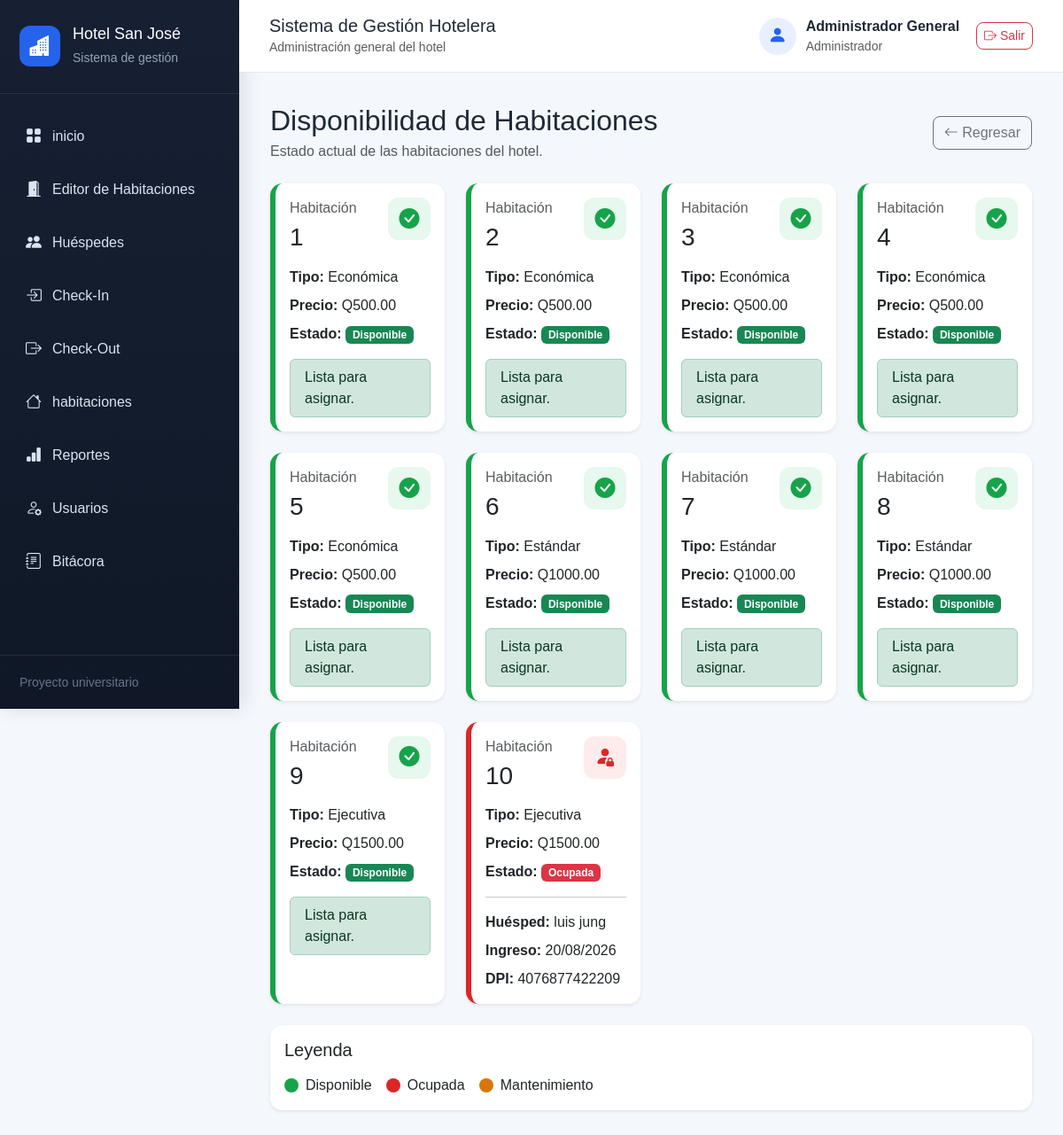
Page /calendario (signed in) on the earlier database version.
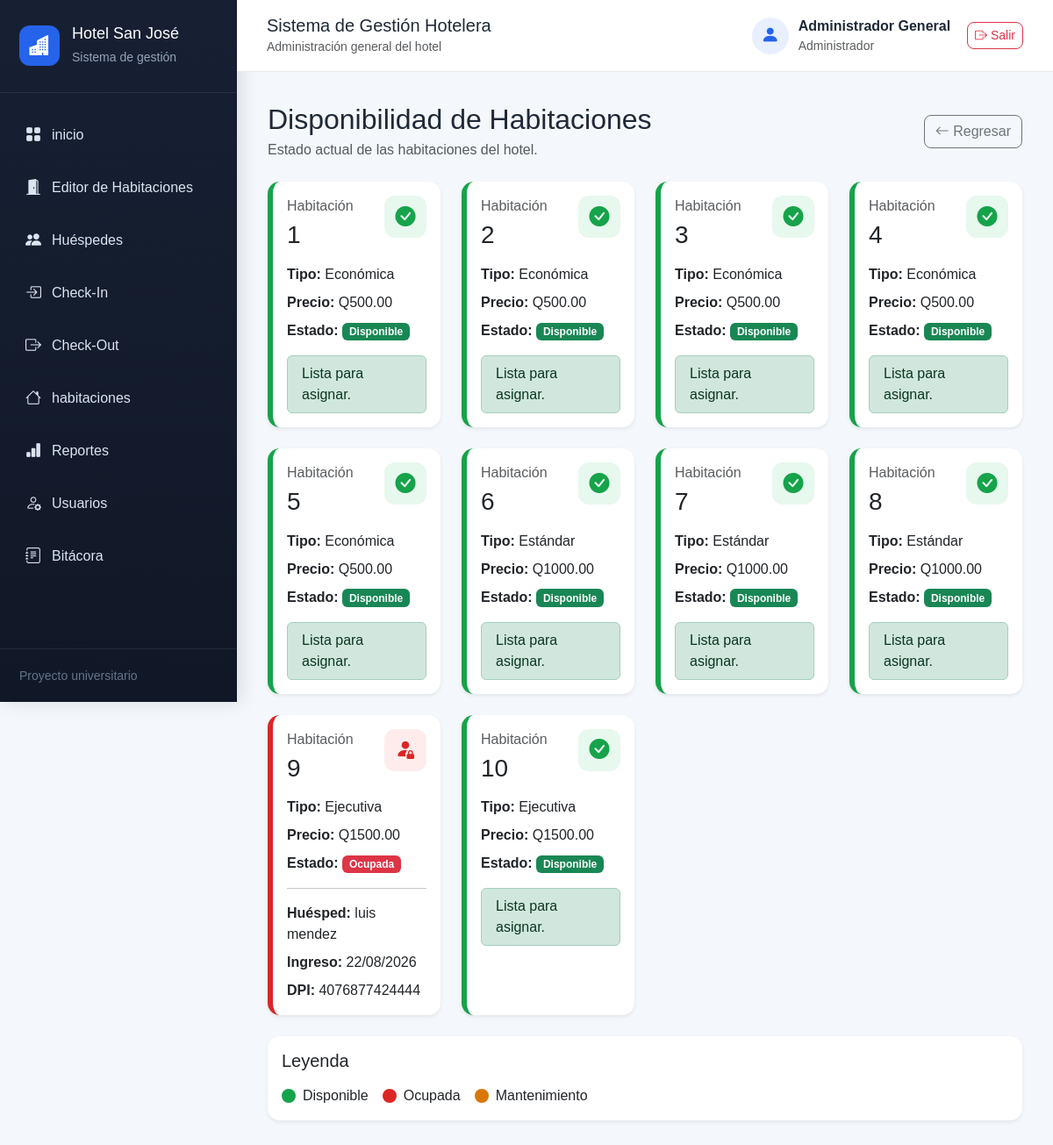
Same page on the later database version.
### models.py (models this page shows, shortened)
class Habitacion(db.Model):
    __tablename__ = "habitaciones"
    id = db.Column(
        db.Integer,
        primary_key=True
    )
    numero = db.Column(
        db.Integer,
        unique=True,
        nullable=False
    )
    tipo = db.Column(
        db.String(20),
        nullable=False
    )
    precio = db.Column(
        db.Float,
        nullable=False
    )
    estado = db.Column(
        db.String(20),
        nullable=False,
        default="Disponible"
    )
    reservas = db.relationship(
        "Reserva",
        backref="habitacion",
        lazy=True
    )

class Huesped(db.Model):
    __tablename__ = "huespedes"
    id = db.Column(
        db.Integer,
        primary_key=True
    )
    nombre = db.Column(
        db.String(100),
        nullable=False
    )
    dpi = db.Column(
        db.String(13),
        unique=True,
        nullable=False
    )
    telefono = db.Column(
        db.String(8),
        nullable=False
    )
    reservas = db.relationship(
        "Reserva",
        backref="huesped",
        lazy=True
    )

class Reserva(db.Model):
    __tablename__ = "reservas"
    id = db.Column(
        db.Integer,
        primary_key=True
    )
    fecha_ingreso = db.Column(
        db.Date,
        nullable=False
    )
    fecha_salida = db.Column(
        db.Date,
        nullable=True
    )
    estado = db.Column(
        db.String(20),
        nullable=False,
        default="Activa"
    )
    total_pagado = db.Column(
        db.Float,
        nullable=False,
        default=0
    )
    huesped_id = db.Column(
        db.Integer,
        db.ForeignKey("huespedes.id"),
        nullable=False
    )
    habitacion_id = db.Column(
        db.Integer,
        db.ForeignKey("habitaciones.id"),
        nullable=False
    )

### routes/calendario.py (the view)
@calendario_bp.route("/calendario")
def mostrar_calendario():
    habitaciones = Habitacion.query.order_by(
        Habitacion.numero
    ).all()
    reservas_activas = Reserva.query.filter_by(
        estado="Activa"
    ).all()
    reservas_por_habitacion = {
        reserva.habitacion_id: reserva
        for reserva in reservas_activas
    }
    return render_template(
        "calendario.html",
        habitaciones=habitaciones,
        reservas_por_habitacion=reservas_por_habitacion
    )

### app.py (called while the page is built)
@app.before_request
def proteger_sistema():
    rutas_publicas = {
        "auth.login",
        "static"
    }
    if request.endpoint is None:
        return None
    if request.endpoint in rutas_publicas:
        return None
    if "usuario_id" not in session:
        return redirect(
            url_for("auth.login")
        )
    return None

### templates/calendario.html (shortened to what the changed rows need)
{% extends "base.html" %}
{% block contenido %}
<div class="d-flex justify-content-between align-items-center mb-4">
    <div>
        <h2 class="mb-1">
            Disponibilidad de Habitaciones
        </h2>
    </div>
</div>
<div class="row g-4">
    {% for habitacion in habitaciones %}
        {% set reserva = reservas_por_habitacion.get(habitacion.id) %}
        <div class="col-sm-6 col-lg-4 col-xl-3">
            <div
                class="
                    card
                    shadow-sm
                    h-100
                    tarjeta-habitacion
                    {% if habitacion.estado == 'Disponible' %}
                        habitacion-disponible
                    {% elif habitacion.estado == 'Ocupada' %}
                        habitacion-ocupada
                    {% else %}
                        habitacion-mantenimiento
                    {% endif %}
                "
            >
                <div class="card-body">
                    <div class="d-flex justify-content-between align-items-start mb-3">
                        <div>
                            <p class="text-muted mb-1">
                                Habitación
                            </p>
                            <h3 class="mb-0">
                                {{ habitacion.numero }}
                            </h3>
                        </div>
                        <div class="icono-habitacion">
                            {% if habitacion.estado == "Disponible" %}
                                <i class="bi bi-check-circle-fill"></i>
                            {% elif habitacion.estado == "Ocupada" %}
                                <i class="bi bi-person-fill-lock"></i>
                            {% else %}
                                <i class="bi bi-tools"></i>
                            {% endif %}
                        </div>
                    </div>
                    <p class="mb-2">
                        <strong>Tipo:</strong>
                        {{ habitacion.tipo }}
                    </p>
                    <p class="mb-2">
                        <strong>Precio:</strong>
                        Q{{ "%.2f"|format(habitacion.precio) }}
                    </p>
                    <p class="mb-3">
                        <strong>Estado:</strong>
                        {% if habitacion.estado == "Disponible" %}
                            <span class="badge bg-success">
                                Disponible
                            </span>
                        {% elif habitacion.estado == "Ocupada" %}
                            <span class="badge bg-danger">
                                Ocupada
                            </span>
                        {% else %}
                            <span class="badge bg-warning text-dark">
                                Mantenimiento
                            </span>
                        {% endif %}
                    </p>
                    {% if reserva %}
                        <hr>
                        <p class="mb-2">
                            <strong>Huésped:</strong>
                            {{ reserva.huesped.nombre }}
                        </p>
                        <p class="mb-2">
                            <strong>Ingreso:</strong>
                            {{ reserva.fecha_ingreso.strftime("%d/%m/%Y") }}
                        </p>
                        <p class="mb-0">
                            <strong>DPI:</strong>
                            {{ reserva.huesped.dpi }}
                        </p>
                    {% elif habitacion.estado == "Disponible" %}
                        <div class="alert alert-success py-2 mb-0">
                            Lista para asignar.
                        </div>
                    {% else %}
                        <div class="alert alert-warning py-2 mb-0">
                            No disponible para reservas.
                        </div>
                    {% endif %}
                </div>
            </div>
        </div>
    {% else %}
        <div class="col-12">
            <div class="alert alert-info">
                No existen habitaciones registradas.
            </div>
        </div>
    {% endfor %}
</div>
{% endblock %}

Differences in the rows shown:
no longer on this page (row unchanged): Huesped: huesped.nombre "luis jung", huesped.dpi "4076877422209"
no longer on this page (row edited): Reserva: fecha_ingreso "20/08/2026"
changed Habitacion (number 9 of 10 on the later page): estado "Disponible Lista para asignar." → "Ocupada Huésped: Ingreso: DPI:"
added Huesped: huesped.nombre "luis mendez", huesped.dpi "4076877424444"
added Reserva: fecha_ingreso "22/08/2026"
changed Habitacion (number 10 of 10 on the later page): estado "Ocupada Huésped: Ingreso: DPI:" → "Disponible Lista para asignar."
